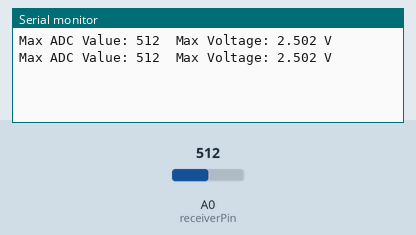
Recording of a sketch running on a simulated Arduino Uno, built with avr-gcc and run on an emulated ATmega328P. On the bench: the last lines printed to the serial monitor. The inputs (shaded band) are chosen by the test bench; at power-on: A0 (receiverPin) = 512.

Above: at 1.2 s.
1.3 s: A0 (receiverPin) set to 716
At 1.8 s:
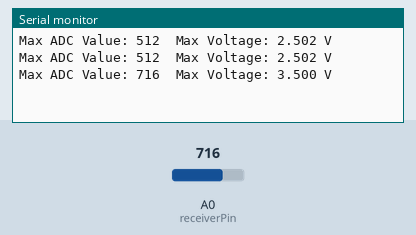
2.8 s: A0 (receiverPin) set to 900
At 3.6 s:
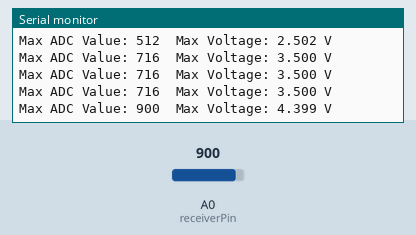
Timing chart, 0 to 5.8 s (numbered marks = the images above; inputs shaded):
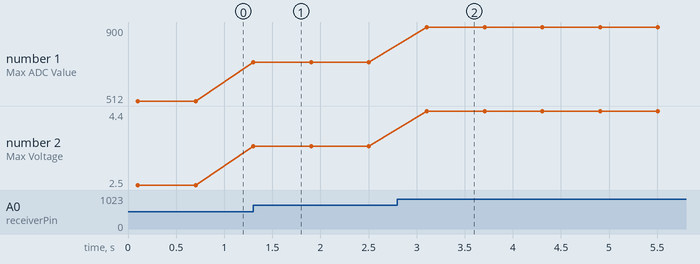

Measured:
- after the input at 1.3 s, the serial monitor: prints a new line at once (image 1)
- after the input at 2.8 s, the serial monitor: prints a new line after 0.31 s (image 2)
- plotted number 1: 512 → 716 after the input at 1.3 s, 716 → 900 after the input at 2.8 s
- plotted number 2: 2.5 → 3.5 after the input at 1.3 s, 3.5 → 4.4 after the input at 2.8 s

The sketch:

sketch_sep7b.ino
```cpp
// Pin Definitions
const int triggerPin = 9;  // Trigger pin for HC-SR04
const int receiverPin = A0;  // Analog pin for MA40S4R receiver

// Variables to store max signal and timing
int maxSignal = 0;

void setup() {
  // Initialize serial communication for debugging
  Serial.begin(9600);

  // Set up the trigger pin as output
  pinMode(triggerPin, OUTPUT);

  // Initialize trigger pin to LOW
  digitalWrite(triggerPin, LOW);
}

void loop() {
  // Trigger the HC-SR04 to send a 40kHz ultrasonic pulse
  triggerHCSR04();

  // Sample the signal from the MA40S4R receiver for a short period
  sampleReceiverSignal();

  // Short delay before the next loop iteration
  delay(500);
}

// Function to trigger the HC-SR04
void triggerHCSR04() {
  // Send a 10us HIGH pulse to the trigger pin of HC-SR04
  digitalWrite(triggerPin, HIGH);
  delayMicroseconds(10);  // Wait for 10 microseconds
  digitalWrite(triggerPin, LOW);  // Set trigger pin back to LOW
}

// Function to sample the signal from MA40S4R receiver
void sampleReceiverSignal() {
  // Reset maxSignal for each new sampling period
  maxSignal = 0;

  // Sample for a fixed duration (e.g., 100 ms)
  unsigned long startTime = millis();
  while (millis() - startTime < 100) {
    // Read the analog value from the receiver
    int rawSignal = analogRead(receiverPin);

    // Track the maximum value recorded during this period
    if (rawSignal > maxSignal) {
      maxSignal = rawSignal;
    }
  }

  // Convert the max reading to voltage
  float maxVoltage = maxSignal * (5.0 / 1023.0);  // Assuming 5V reference voltage

  // Output the max signal and corresponding voltage to Serial Monitor
  Serial.print("Max ADC Value: ");
  Serial.print(maxSignal);
  Serial.print("\tMax Voltage: ");
  Serial.print(maxVoltage, 3);  // Display voltage with 3 decimal places
  Serial.println(" V");
}
```
